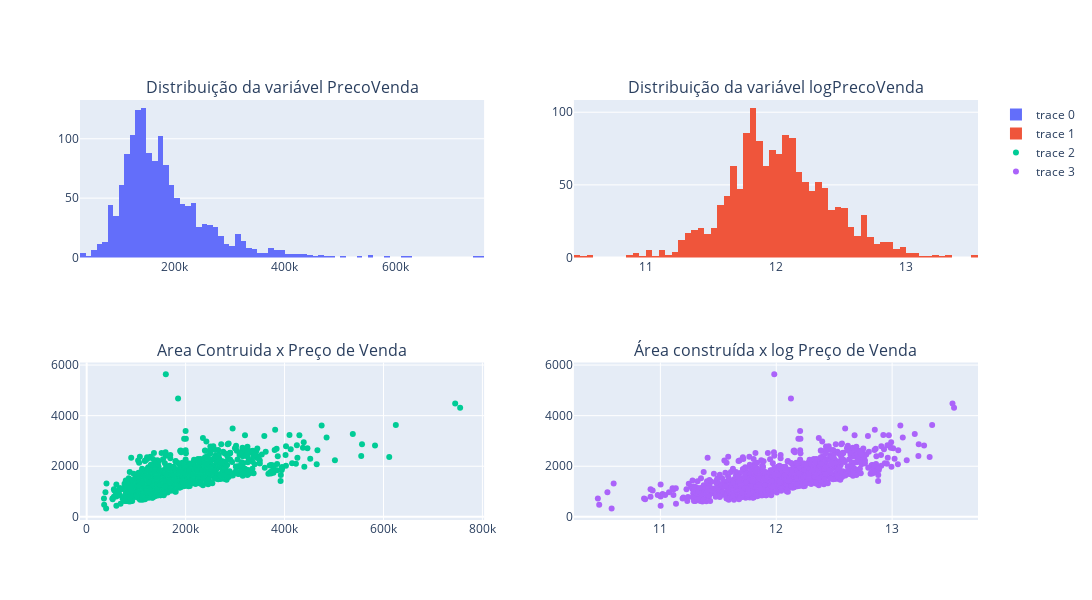

The cell this chart's notebook holds for it:
### Markdown cell above
Para efeito de comparação, são feitos os gráficos de distribuição da variável reposta nas formas original e logarítmica. Como há grande diferença entre as duas bases, uma vez que variável em base logaritmica possui distribuição mais próxima à normal, é a mais correta para o trabalho no modelo de interpretação por regressão linear. A escolha procura diminuir os possíveis erros causados pelos outliers no valor do imóvel.

### Code cell
#Criando uma variável com o log dos preços para verificar diferenças entre a distribuição da variável em forma comum e logarítimica 
df['logPrecoVenda'] = np.log(df[var_resp])

#Verificando graficamente a distribuição das variáveis
fig = make_subplots(rows= 2, cols=2, subplot_titles=["Distribuição da variável PrecoVenda", "Distribuição da variável logPrecoVenda", "Area Contruida x Preço de Venda", "Área construída x log Preço de Venda"])\
    .add_trace(go.Histogram(x = df[var_resp]), row=1,col=1)\
    .add_trace(go.Histogram(x = df['logPrecoVenda']), row=1, col=2)\
    .add_trace(go.Scatter(x=df[var_resp], y=df['AreaConstruida'], mode='markers', showlegend=True), row=2, col=1)\
    .add_trace(go.Scatter(x=df['logPrecoVenda'], y=df['AreaConstruida'], mode='markers'), row=2, col=2)\
    .update_layout(width=1200, height=600)\
    .update_yaxes(title_text=('Teste1', 'Teste1', 'Teste1', 'Teste1'), row=(1,1,2,2), col=(1,2,1,2))\
    .show()

### Figure 1 — Plotly figure (JSON) as saved in the notebook; plotly's stock layout.template omitted (floating-point values rounded to 4 significant figures; data arrays with more than 128 entries replaced by an {"elided": "..."} marker saying what was removed)
{"data": [{"type": "histogram", "x": {"elided": "1460 int values"}, "xaxis": "x", "yaxis": "y"}, {"type": "histogram", "x": {"elided": "1460 float values"}, "xaxis": "x2", "yaxis": "y2"}, {"mode": "markers", "showlegend": true, "type": "scatter", "x": {"elided": "1460 int values"}, "xaxis": "x3", "y": {"elided": "1460 int values"}, "yaxis": "y3"}, {"mode": "markers", "type": "scatter", "x": {"elided": "1460 float values"}, "xaxis": "x4", "y": {"elided": "1460 int values"}, "yaxis": "y4"}], "layout": {"annotations": [{"font": {"size": 16}, "showarrow": false, "text": "Distribuição da variável PrecoVenda", "x": 0.225, "xanchor": "center", "xref": "paper", "y": 1, "yanchor": "bottom", "yref": "paper"}, {"font": {"size": 16}, "showarrow": false, "text": "Distribuição da variável logPrecoVenda", "x": 0.775, "xanchor": "center", "xref": "paper", "y": 1, "yanchor": "bottom", "yref": "paper"}, {"font": {"size": 16}, "showarrow": false, "text": "Area Contruida x Preço de Venda", "x": 0.225, "xanchor": "center", "xref": "paper", "y": 0.375, "yanchor": "bottom", "yref": "paper"}, {"font": {"size": 16}, "showarrow": false, "text": "Área construída x log Preço de Venda", "x": 0.775, "xanchor": "center", "xref": "paper", "y": 0.375, "yanchor": "bottom", "yref": "paper"}], "height": 600, "width": 1200, "xaxis": {"anchor": "y", "domain": [0, 0.45]}, "xaxis2": {"anchor": "y2", "domain": [0.55, 1]}, "xaxis3": {"anchor": "y3", "domain": [0, 0.45]}, "xaxis4": {"anchor": "y4", "domain": [0.55, 1]}, "yaxis": {"anchor": "x", "domain": [0.625, 1]}, "yaxis2": {"anchor": "x2", "domain": [0.625, 1]}, "yaxis3": {"anchor": "x3", "domain": [0, 0.375]}, "yaxis4": {"anchor": "x4", "domain": [0, 0.375]}}}
